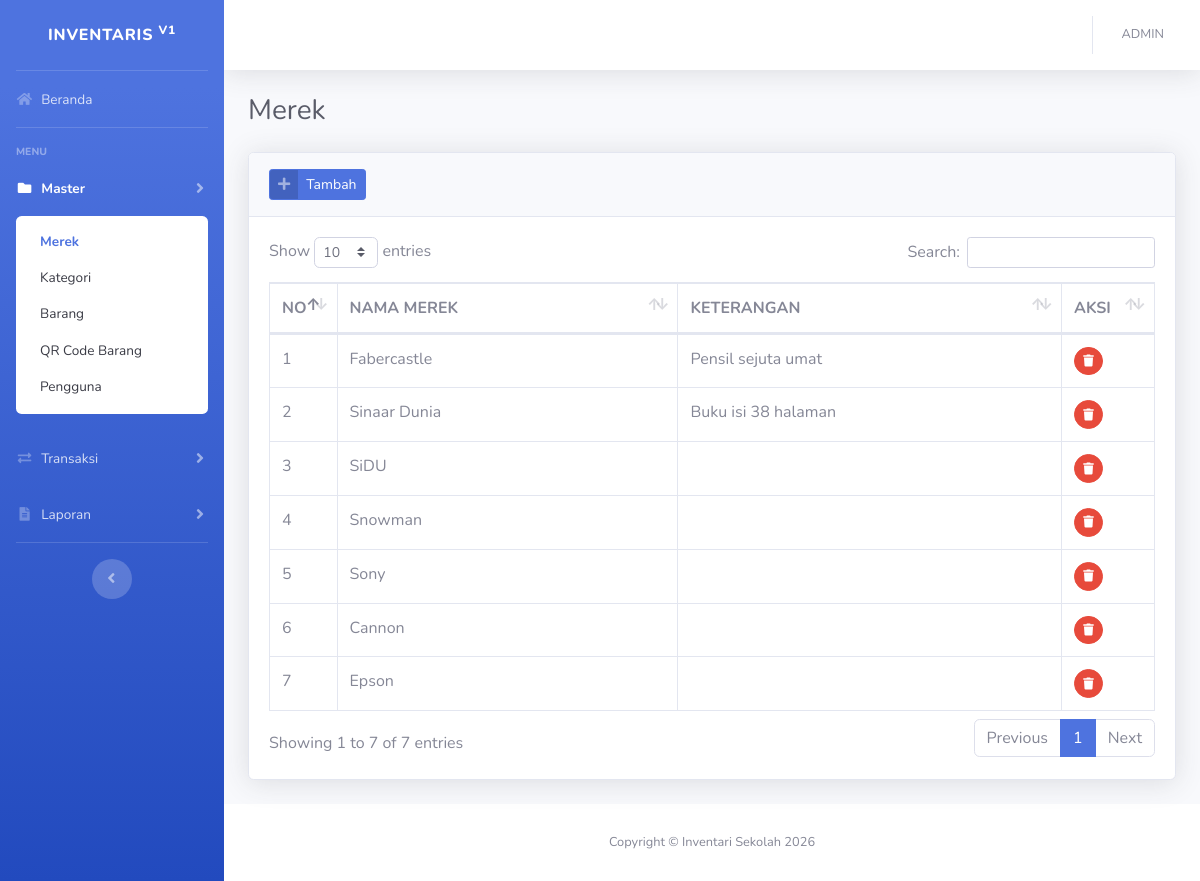
The app's page /?merek (signed in) with its own data.
### tables this page shows
CREATE TABLE `merek` (
  `idmerek` int NOT NULL,
  `nama_merek` varchar(128) DEFAULT NULL,
  `keterangan` varchar(256) NOT NULL
);

### config/function.php (called while the page is built, shortened)
<?php
function encrypt($str) {
return base64_encode($str);
}
function base_url(){
    $base_url= ((isset($_SERVER['HTTPS']) && $_SERVER['HTTPS'] == "on") ? "https" : "http");
    $base_url.= "://".$_SERVER['HTTP_HOST'];
    $base_url.= str_replace(basename($_SERVER['SCRIPT_NAME']),"",$_SERVER['SCRIPT_NAME']);
    return $base_url;
}
?>

### views/master/merek.php (the view, shortened to what this page needs)
<div class="container-fluid">
    <div class="d-sm-flex align-items-center justify-content-between mb-4">
        <h1 class="h3 mb-0 text-gray-800">Merek</h1>
    </div>
    <div class="card shadow mb-4">
        <div class="card-header py-3">
            <a href="#" class="btn btn-primary btn-icon-split btn-sm" data-toggle="modal" data-target="#merekModal">
                <span class="icon text-white-50">
                    <i class="fas fa-plus"></i>
                </span>
                <span class="text">Tambah</span>
            </a>
        </div>
        <div class="card-body">
            <div class="table-responsive">
                <table class="table table-bordered table-hover" id="dataTable" width="100%" cellspacing="0">
                    <thead>
                        <tr>
                            <th width="20">NO</th>
                            <th>NAMA MEREK</th>
                            <th>KETERANGAN</th>
                            <th width="50">AKSI</th>
                        </tr>
                    </thead>
                    <tbody>
                        <?php
                        $n=1;
                        $query = mysqli_query($con,"SELECT * FROM merek ORDER BY idmerek DESC")or die(mysqli_error($con));
                        while($row = mysqli_fetch_array($query)):
                        ?>
                        <tr>
                            <td><?= $n++; ?></td>
                            <td><?= $row['nama_merek']; ?></td>
                            <td><?= $row['keterangan']; ?></td>
                            <td>
                                <a href="<?=base_url();?>/process/merek.php?act=<?=encrypt('delete');?>&id=<?=encrypt($row['idmerek']);?>"
                                    class="btn btn-sm btn-circle btn-danger btn-hapus"><i class="fas fa-trash"></i></a>
                            </td>
                        </tr>
                        <?php endwhile; ?>
                    </tbody>
                </table>
            </div>
        </div>
    </div>
</div>

### records on screen
merek: nama_merek "Fabercastle", keterangan "Pensil sejuta umat"
merek: nama_merek "Sinaar Dunia", keterangan "Buku isi 38 halaman"
merek: nama_merek "SiDU"
merek: nama_merek "Snowman"
merek: nama_merek "Sony"
merek: nama_merek "Cannon"
merek: nama_merek "Epson"

### other values on screen
$_SESSION['fullname'] "ADMIN"
